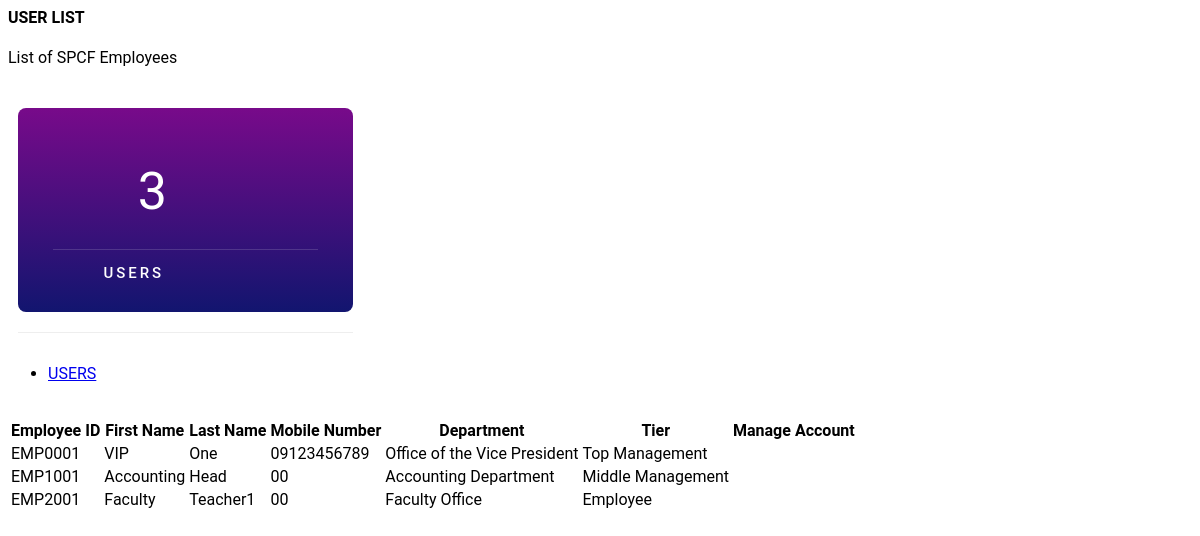
The page /tickets/views/admin/usertables.php on the database its author committed.
### tables this page shows
CREATE TABLE `user` (
  `User_ID` varchar(255) NOT NULL,
  `user_Fname` varchar(255) NOT NULL,
  `User_Lname` varchar(255) NOT NULL,
  `User_MobileNum` varchar(255) NOT NULL,
  `User_Dept` varchar(255) NOT NULL,
  `User_JobDesc` varchar(255) NOT NULL,
  `User_Pass` varchar(255) NOT NULL,
  `User_Nickname` varchar(255) NOT NULL,
  `Tier` int(4) NOT NULL,
  `User_Type` varchar(5) NOT NULL
);

### tickets/views/admin/usertables.php (the view, shortened to what this page needs)
<link rel="stylesheet" href="button.css">
<div class="col-md-12">
    <div class="card strpied-tabled-with-hover">
        <div class="card-header ">
            <h4 class="card-title">USER LIST</h4>
            <p class="card-category">List of SPCF Employees</p>
        </div>
        <div class="w-rowow2 d-flex justify-content-center align-items-center">
                <?php include("User.php");?>
        </div>
        <ul class="nav nav-tabs nav-justified" role="tablist">
            <li class="nav-item">
              <a class="nav-link active"  data-toggle="tab" href="#normaluser">USERS</a>
            </li>
          </ul>
            <div class="tab-content">
                <div id="normaluser" class="tab-pane active"><br>
                    <div class="card-body table-full-width table-responsive">
                        <table class="table table-hover table-striped">
                            <thead>
                                <th>Employee ID</th>
                                <th>First Name</th>
                                <th>Last Name</th>
                                <th>Mobile Number</th>
                                <th>Department</th>
                                <th>Tier</th>
                                <th>Manage Account</th>
                            </thead>
                            <tbody>
                               <?php
                                    include("../../connect/connect.php");
                                    $select_post = "SELECT * FROM user";
                                    $run_posts = $conn->query($select_post);
                                    if ($run_posts->num_rows > 0) {
                                        while($row = $run_posts->fetch_assoc()){
                                                echo'<tr>';
                                                    echo'<td>'.$row["User_ID"].'</td>';
                                                    echo'<td>'.$row["user_Fname"].'</td>';
                                                    echo'<td>'.$row["User_Lname"].'</td>';
                                                    echo'<td>'.$row["User_MobileNum"].'</td>';
                                                    echo'<td>'.$row["User_Dept"].'</td>';
                                                    if($row["Tier"] == 0) {echo'<td>Top Management</td>';}
                                                    elseif($row["Tier"] == 1) {echo'<td>Middle Management</td>';}
                                                    else {echo'<td>Employee</td>';}
                                                    echo'<td>
                                                            <a href = "delete_user.php?User='.$row['User_ID'].'" class = "fa fa-times button2"></a>
                                                        </td>';
                                                echo'</tr>';
                                            }
                                        }
                                ?>
                            </tbody>
                        </table>
                    </div>
                </div>
          </div>
    </div>
</div>

### tickets/assets/css/cards.css (style rules this page uses)
* { -webkit-box-sizing:border-box; -moz-box-sizing:border-box; box-sizing:border-box; font-family: Roboto, sans-serif; }
.w-rowow2:before,.w-rowow2:after { content:" "; display:table; }
.w-rowow2:after { clear:both; }

### rows shown on the page
user: User_ID "EMP0001", user_Fname "VIP", User_Lname "One", User_MobileNum "09123456789", User_Dept "Office of the Vice President", Tier "Top Management"
user: User_ID "EMP1001", user_Fname "Accounting", User_Lname "Head", User_MobileNum "00", User_Dept "Accounting Department", Tier "Middle Management"
user: User_ID "EMP2001", user_Fname "Faculty", User_Lname "Teacher1", User_MobileNum "00", User_Dept "Faculty Office", Tier "Employee"

### other values the page prints
$row "3"
